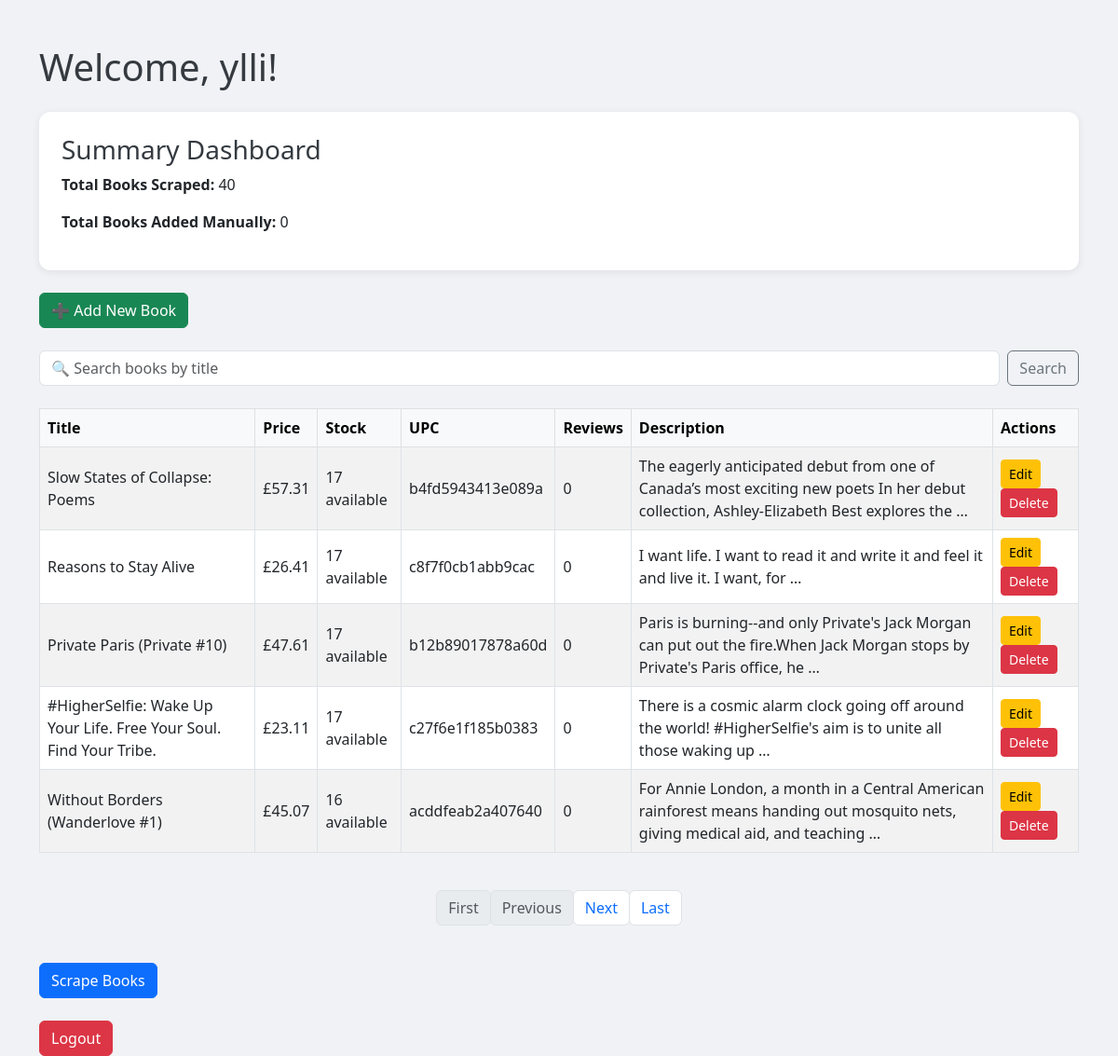
The page / (signed in) on the database its author committed.
### books/models.py (models this page shows, shortened)
class Book(models.Model):
    user = models.ForeignKey(User, on_delete=models.CASCADE)
    title = models.CharField(max_length=255)
    price = models.CharField(max_length=100)
    stock = models.CharField(max_length=100)
    description = models.TextField()
    upc = models.CharField(max_length=100)
    num_reviews = models.IntegerField(default=0)
    created_manually = models.BooleanField(default=False)  # to track if added manually or scraped

### books/views.py (the view)
# urls.py: path('', views.home, name='home'),
@login_required
def home(request):
    search_term = request.GET.get('search', '')
    if request.user.is_superuser:
        books_list = Book.objects.filter(
            models.Q(title__icontains=search_term) |
            models.Q(user__username__icontains=search_term)
        ).order_by('id')
    else:
        books_list = Book.objects.filter(
            user=request.user,
            title__icontains=search_term
        ).order_by('id')
    paginator = Paginator(books_list, 5)
    page_number = request.GET.get('page', 1)
    try:
        page_number = int(page_number)
        if page_number < 1:
            page_number = 1
    except ValueError:
        page_number = 1
    if page_number > paginator.num_pages:
        page_number = paginator.num_pages
    try:
        page_obj = paginator.page(page_number)
    except EmptyPage:
        page_obj = paginator.page(paginator.num_pages)
    if request.user.is_superuser:
        total_scraped = Book.objects.filter(created_manually=False).count()
        total_manual = Book.objects.filter(created_manually=True).count()
        top_contributors = (
            Book.objects.values('user__username')
            .annotate(total=Count('id'))
            .order_by('-total')[:5]
        )
    else:
        total_scraped = Book.objects.filter(user=request.user, created_manually=False).count()
        total_manual = Book.objects.filter(user=request.user, created_manually=True).count()
        top_contributors = []
    context = {
        'page_obj': page_obj,
        'total_scraped': total_scraped,
        'total_manual': total_manual,
        'top_contributors': top_contributors,
    }
    return render(request, 'books/home.html', context)

### books/templates/books/home.html (shortened to what this page needs)
<!DOCTYPE html>
<html lang="en">
<head>
    <link href="https://cdn.jsdelivr.net/npm/bootstrap@5.3.0/dist/css/bootstrap.min.css" rel="stylesheet">
</head>
<body>
<div class="container mt-5">
    <h1 class="mb-4">Welcome, {{ request.user.username }}!</h1>
    <div class="card p-4 mb-4">
        <h3>Summary Dashboard</h3>
        <p><strong>Total Books Scraped:</strong> {{ total_scraped }}</p>
        <p><strong>Total Books Added Manually:</strong> {{ total_manual }}</p>
    </div>
    <a href="{% url 'add_book' %}" class="btn btn-success mb-4">➕ Add New Book</a>
    <form method="get" action="" class="d-flex mb-4">
        <input type="text" name="search" id="search_input" class="form-control me-2" placeholder="🔍 Search books by title" value="{{ request.GET.search }}">
        <button type="submit" class="btn btn-outline-secondary">Search</button>
    </form>
    <div class="table-responsive">
        <table class="table table-striped table-bordered align-middle">
            <thead class="table-light">
                <tr>
                    <th>Title</th>
                    <th>Price</th>
                    <th>Stock</th>
                    <th>UPC</th>
                    <th>Reviews</th>
                    <th>Description</th>
                    <th>Actions</th>
                </tr>
            </thead>
            <tbody>
                {% for book in page_obj %}
                <tr>
                    <td>{{ book.title }}</td>
                    <td>{{ book.price }}</td>
                    <td>{{ book.stock }}</td>
                    <td>{{ book.upc }}</td>
                    <td>{{ book.num_reviews }}</td>
                    <td>{{ book.description|truncatewords:20 }}</td>
                    <td>
                        <a href="{% url 'edit_book' book.id %}" class="btn btn-sm btn-warning me-1">Edit</a>
                        <a href="{% url 'delete_book' book.id %}" class="btn btn-sm btn-danger">Delete</a>
                    </td>
                </tr>
                {% endfor %}
            </tbody>
        </table>
    </div>
    <nav class="mt-4" aria-label="Page navigation">
        <ul class="pagination justify-content-center">
            <li class="page-item {% if not page_obj.has_previous %}disabled{% endif %}">
                {% if page_obj.has_previous %}
                <a class="page-link" href="?page=1{% if request.GET.search %}&search={{ request.GET.search }}{% endif %}">First</a>
                {% else %}
                <span class="page-link">First</span>
                {% endif %}
            </li>
            <li class="page-item {% if not page_obj.has_previous %}disabled{% endif %}">
                {% if page_obj.has_previous %}
                <a class="page-link" href="?page={{ page_obj.previous_page_number }}{% if request.GET.search %}&search={{ request.GET.search }}{% endif %}">Previous</a>
                {% else %}
                <span class="page-link">Previous</span>
                {% endif %}
            </li>
            <li class="page-item {% if not page_obj.has_next %}disabled{% endif %}">
                {% if page_obj.has_next %}
                <a class="page-link" href="?page={{ page_obj.next_page_number }}{% if request.GET.search %}&search={{ request.GET.search }}{% endif %}">Next</a>
                {% else %}
                <span class="page-link">Next</span>
                {% endif %}
            </li>
            <li class="page-item {% if not page_obj.has_next %}disabled{% endif %}">
                {% if page_obj.has_next %}
                <a class="page-link" href="?page={{ page_obj.paginator.num_pages }}{% if request.GET.search %}&search={{ request.GET.search }}{% endif %}">Last</a>
                {% else %}
                <span class="page-link">Last</span>
                {% endif %}
            </li>
        </ul>
    </nav>
    <form method="post" action="{% url 'scrape_books' %}">
        <button type="submit" class="btn btn-primary mt-4">Scrape Books</button>
    </form>
    <div class="mt-4">
        <a href="{% url 'logout' %}" class="btn btn-danger">Logout</a>
    </div>
</div>
</body>
</html>

### books/templates/books/home.html (style rules this page uses)
body { background-color: #f0f2f5; }
h1, h3, h5 { color: #343a40; }
.card { border: none; border-radius: 0.75rem; box-shadow: 0 0.125rem 0.5rem rgba(0,0,0,0.08); background-color: #ffffff; }
.btn-success, .btn-primary, .btn-danger, .btn-warning, .btn-outline-secondary { transition: all 0.2s ease; }
.table th, .table td { vertical-align: middle; }
.pagination .page-link { border-radius: 0.375rem; }

### rows shown on the page
Book: title "Slow States of Collapse: Poems", price "£57.31", stock "17 available", upc "b4fd5943413e089a", num_reviews "0", description "The eagerly anticipated debut from one of Canada’s most exciting new poets In her debut collection, Ashley-Elizabeth Best explores the …"
Book: title "Reasons to Stay Alive", price "£26.41", stock "17 available", upc "c8f7f0cb1abb9cac", num_reviews "0", description "I want life. I want to read it and write it and feel it and live it. I want, for …"
Book: title "Private Paris (Private #10)", price "£47.61", stock "17 available", upc "b12b89017878a60d", num_reviews "0", description "Paris is burning--and only Private's Jack Morgan can put out the fire.When Jack Morgan stops by Private's Paris office, he …"
Book: title "#HigherSelfie: Wake Up Your Life. Free Your Soul. Find Your Tribe.", price "£23.11", stock "17 available", upc "c27f6e1f185b0383", num_reviews "0", description "There is a cosmic alarm clock going off around the world! #HigherSelfie's aim is to unite all those waking up …"
Book: title "Without Borders (Wanderlove #1)", price "£45.07", stock "16 available", upc "acddfeab2a407640", num_reviews "0", description "For Annie London, a month in a Central American rainforest means handing out mosquito nets, giving medical aid, and teaching …"

### other values the page prints
{{ request.user.username }} "ylli"
{{ total_scraped }} "40"
{{ total_manual }} "0"
